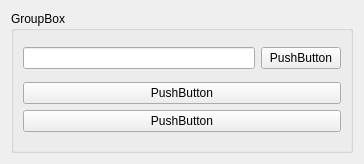
<?xml version="1.0" encoding="UTF-8"?>
<ui version="4.0">
 <class>Form</class>
 <widget class="QWidget" name="Form">
  <property name="geometry">
   <rect>
    <x>0</x>
    <y>0</y>
    <width>364</width>
    <height>164</height>
   </rect>
  </property>
  <property name="windowTitle">
   <string>Form</string>
  </property>
  <layout class="QGridLayout" name="gridLayout">
   <item row="0" column="0">
    <widget class="QGroupBox" name="groupBox">
     <property name="title">
      <string>GroupBox</string>
     </property>
     <layout class="QVBoxLayout" name="verticalLayout_2">
      <item>
       <layout class="QHBoxLayout" name="horizontalLayout">
        <item>
         <widget class="QLineEdit" name="lineEdit"/>
        </item>
        <item>
         <widget class="QPushButton" name="pushButton">
          <property name="text">
           <string>PushButton</string>
          </property>
         </widget>
        </item>
       </layout>
      </item>
      <item>
       <layout class="QVBoxLayout" name="verticalLayout">
        <item>
         <widget class="QPushButton" name="pushButton_3">
          <property name="text">
           <string>PushButton</string>
          </property>
         </widget>
        </item>
        <item>
         <widget class="QPushButton" name="pushButton_2">
          <property name="text">
           <string>PushButton</string>
          </property>
         </widget>
        </item>
       </layout>
      </item>
     </layout>
    </widget>
   </item>
  </layout>
 </widget>
 <resources/>
 <connections/>
</ui>
